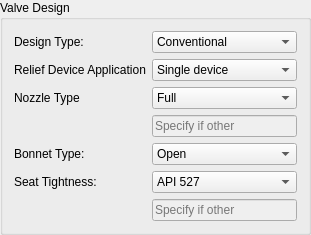
             <widget class="QGroupBox" name="valve_design">
              <property name="title">
               <string>Valve Design</string>
              </property>
              <layout class="QGridLayout" name="gridLayout_2">
               <item row="5" column="0">
                <widget class="QLabel" name="seat_tightness">
                 <property name="text">
                  <string>Seat Tightness:</string>
                 </property>
                </widget>
               </item>
               <item row="2" column="0">
                <widget class="QLabel" name="nozzle_type">
                 <property name="text">
                  <string>Nozzle Type</string>
                 </property>
                </widget>
               </item>
               <item row="4" column="1">
                <widget class="QComboBox" name="bonnet_type_2">
                 <item>
                  <property name="text">
                   <string>Open</string>
                  </property>
                 </item>
                 <item>
                  <property name="text">
                   <string>Closed</string>
                  </property>
                 </item>
                </widget>
               </item>
               <item row="3" column="1">
                <widget class="QLineEdit" name="nozzle_type_3">
                 <property name="enabled">
                  <bool>false</bool>
                 </property>
                 <property name="readOnly">
                  <bool>true</bool>
                 </property>
                 <property name="placeholderText">
                  <string>Specify if other</string>
                 </property>
                </widget>
               </item>
               <item row="6" column="1">
                <widget class="QLineEdit" name="seat_tightness_3">
                 <property name="enabled">
                  <bool>false</bool>
                 </property>
                 <property name="readOnly">
                  <bool>true</bool>
                 </property>
                 <property name="placeholderText">
                  <string>Specify if other</string>
                 </property>
                </widget>
               </item>
               <item row="0" column="0">
                <widget class="QLabel" name="design_type">
                 <property name="text">
                  <string>Design Type:</string>
                 </property>
                </widget>
               </item>
               <item row="2" column="1">
                <widget class="QComboBox" name="nozzle_type_2">
                 <item>
                  <property name="text">
                   <string>Full</string>
                  </property>
                 </item>
                 <item>
                  <property name="text">
                   <string>Semi</string>
                  </property>
                 </item>
                 <item>
                  <property name="text">
                   <string>Other</string>
                  </property>
                 </item>
                </widget>
               </item>
               <item row="0" column="1">
                <widget class="QComboBox" name="design_type_2">
                 <property name="cursor">
                  <cursorShape>ArrowCursor</cursorShape>
                 </property>
                 <item>
                  <property name="text">
                   <string>Conventional</string>
                  </property>
                 </item>
                 <item>
                  <property name="text">
                   <string>Balanced Bellows</string>
                  </property>
                 </item>
                 <item>
                  <property name="text">
                   <string>Balanced Piston</string>
                  </property>
                 </item>
                </widget>
               </item>
               <item row="4" column="0">
                <widget class="QLabel" name="bonnet_type">
                 <property name="text">
                  <string>Bonnet Type:</string>
                 </property>
                </widget>
               </item>
               <item row="5" column="1">
                <widget class="QComboBox" name="seat_tightness_2">
                 <item>
                  <property name="text">
                   <string>API 527</string>
                  </property>
                 </item>
                 <item>
                  <property name="text">
                   <string>Other</string>
                  </property>
                 </item>
                </widget>
               </item>
               <item row="1" column="0">
                <widget class="QLabel" name="relief_device_role">
                 <property name="text">
                  <string>Relief Device Application</string>
                 </property>
                </widget>
               </item>
               <item row="1" column="1">
                <widget class="QComboBox" name="relief_device_role_2">
                 <item>
                  <property name="text">
                   <string>Single device</string>
                  </property>
                 </item>
                 <item>
                  <property name="text">
                   <string>Additional device</string>
                  </property>
                 </item>
                 <item>
                  <property name="text">
                   <string>Supplemental device</string>
                  </property>
                 </item>
                </widget>
               </item>
              </layout>
             </widget>
